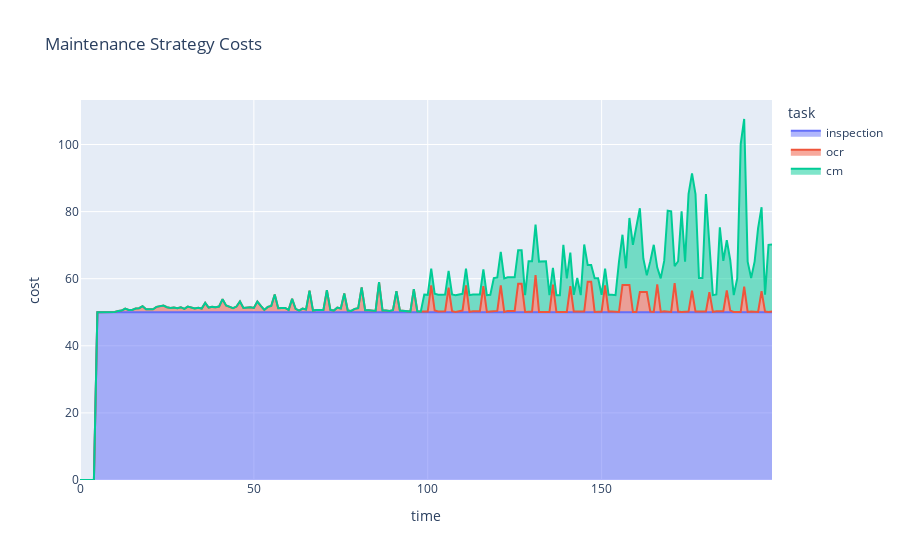

Write notebook code for a chart like this one.
### Code cell
fm = FailureMode().set_default()

fm.conditions['wall_thickness'] = Condition(100, 0, 'linear', [-5])
fm.tasks['inspection'].p_effective = 1
fm.mc_timeline(t_end=200, n_iterations=1000)

df = fm.expected_cost_df()

fig = px.area(df, x="time", y="cost", color="task", title='Maintenance Strategy Costs')
fig.show()

### Figure 1 — Plotly figure (JSON) as saved in the notebook; plotly's stock layout.template omitted (floating-point values rounded to 4 significant figures; data arrays with more than 128 entries replaced by an {"elided": "..."} marker saying what was removed)
{"data": [{"hovertemplate": "task=inspection<br>time=%{x}<br>cost=%{y}<extra></extra>", "legendgroup": "inspection", "line": {"color": "#636efa"}, "mode": "lines", "name": "inspection", "orientation": "v", "showlegend": true, "stackgroup": "1", "type": "scatter", "x": {"elided": "200 int values"}, "xaxis": "x", "y": {"elided": "200 int values"}, "yaxis": "y"}, {"hovertemplate": "task=ocr<br>time=%{x}<br>cost=%{y}<extra></extra>", "legendgroup": "ocr", "line": {"color": "#EF553B"}, "mode": "lines", "name": "ocr", "orientation": "v", "showlegend": true, "stackgroup": "1", "type": "scatter", "x": {"elided": "200 int values"}, "xaxis": "x", "y": {"elided": "200 float values"}, "yaxis": "y"}, {"hovertemplate": "task=cm<br>time=%{x}<br>cost=%{y}<extra></extra>", "legendgroup": "cm", "line": {"color": "#00cc96"}, "mode": "lines", "name": "cm", "orientation": "v", "showlegend": true, "stackgroup": "1", "type": "scatter", "x": {"elided": "200 int values"}, "xaxis": "x", "y": {"elided": "200 int values"}, "yaxis": "y"}], "layout": {"legend": {"title": {"text": "task"}, "tracegroupgap": 0}, "title": {"text": "Maintenance Strategy Costs"}, "xaxis": {"anchor": "y", "domain": [0, 1], "title": {"text": "time"}}, "yaxis": {"anchor": "x", "domain": [0, 1], "title": {"text": "cost"}}}}
